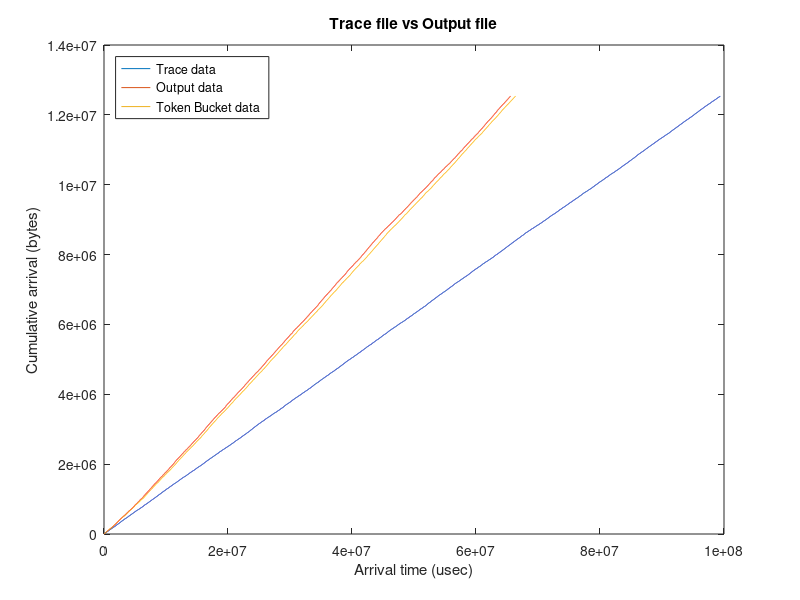

Recreate this plot in MATLAB.
clc; clear all; clf;
%%%%%%%%%%%%%%%%%%%%%%%%%%%%%%%%%%%%%%%%%%%%%%%%%%%%%%%%%%%%%%%%%%%
% Time unit: micro seconds 
% Packet size: bytes
%%%%%%%%%%%%%%%%%%%%%%%%%%%%%%%%%%%%%%%%%%%%%%%%%%%%%%%%%%%%%%%%%%%
[packet_no_gen, time_gen, packetsize_gen] = textread('poisson3.txt', '%f %f %f');
[packet_no_sink, time_sink, packetsize_sink] = textread('sink.txt', '%f %f %f');
[token_time_diff, token_size, test, test2] = textread('bucket.txt', '%f %f %f %f');

count_gen = max(packet_no_gen);
count_sink = max(packet_no_sink);
count_token = max(packet_no_gen);

% initialize cumulative arrays
cumulative_gen = zeros(1, count_gen);
cumulative_sink = zeros(1, count_sink);
cumulative_token = zeros(1, count_gen);
cumulative_time_sink = zeros(1, count_sink);
cumulative_time_token = zeros(1, count_gen);

% initialize first packet, hardcoded
cumulative_gen(1) = packetsize_gen(1);
cumulative_sink(1) = packetsize_sink(1);
cumulative_token(1) = token_size(1);
cumulative_time_sink(1) = time_sink(1);
cumulative_time_token(1) = token_time_diff(1);

% start with second packet
i = 2;

% for generator
while i <= count_gen
    cumulative_gen(i) = cumulative_gen(i-1) + packetsize_gen(i);
    i = i + 1;
end

% start with second packet
i = 2;

% for generator
while i <= count_gen
    cumulative_token(i) = cumulative_token(i-1) + token_size(i);
    cumulative_time_token(i) = token_time_diff(i) + cumulative_time_token(i-1);
    i = i + 1;
end

i = 2;

% for the sink
while i <= count_sink
    cumulative_sink(i) = cumulative_sink(i-1) + packetsize_sink(i);
    cumulative_time_sink(i) = time_sink(i) + cumulative_time_sink(i-1);
    i = i + 1;
end

% Make plot
figure(1); 
plot(time_gen, cumulative_gen, cumulative_time_sink, cumulative_sink, cumulative_time_token, cumulative_token);

hleg1 = legend('Trace data', 'Output data', 'Token Bucket data');

set(hleg1, 'Location', 'NorthWest');

title('Trace file vs Output file');

xlabel('Arrival time (usec)');

ylabel('Cumulative arrival (bytes)');